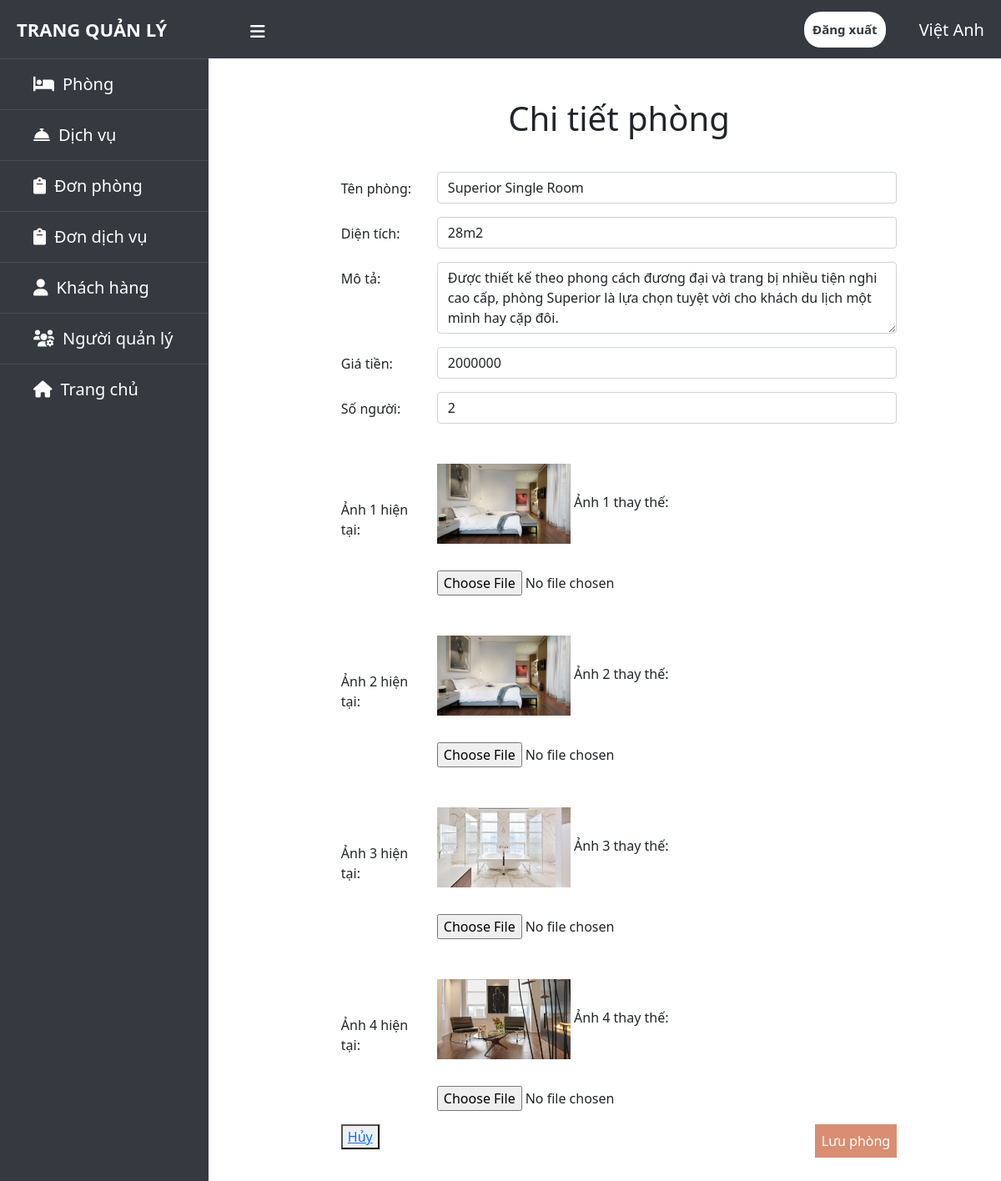
Page /admin/suaphong.php?id=1 (signed in) on the committed database.
### tables this page shows
CREATE TABLE `tb_rooms` (
  `room_id` int(10) UNSIGNED NOT NULL,
  `room_type` varchar(50) NOT NULL,
  `room_size` varchar(10) NOT NULL,
  `room_description` varchar(255) NOT NULL,
  `room_price` int(11) NOT NULL,
  `room_amount_people` int(10) NOT NULL,
  `room_image` varchar(255) NOT NULL,
  `room_image1` varchar(255) NOT NULL,
  `room_image2` varchar(255) NOT NULL,
  `room_image3` varchar(255) NOT NULL
);

### admin/suaphong.php (the view, shortened to what this page needs)
<?php
    include ('header.php');
    include ('../config.php');
?>
<div class = "content px-3 ">
    <?php
            $room_id = $_GET['id'];
            $sql1 = "SELECT * FROM tb_rooms WHERE room_id = '$room_id';";
            $result1 = mysqli_query($conn,$sql1);
            if($result1 == true){
                while($row = mysqli_fetch_assoc($result1)){?>
        <div class = "mt-5">
        <h1 class = "text-center">Chi tiết phòng</h1>
        </div>
        <form action="suaphong_controller.php" method = "post" class ="pb-5 pt-3 mb-3  mx-auto" style="width:70%" enctype="multipart/form-data">
            <div class = "my-3">
                <div class="row">
               <div class="col-lg-2 pt-2 text-left">Tên phòng:</div>
               <div class="col">
                   <input type="text" name = "room-type" class = "form-control" value = "<?php echo $row['room_type'];?>">
                </div>
                </div>
            </div>
            <div class = "my-3">
                <div class="row">
               <div class="col-lg-2 pt-2 text-left">Diện tích:</div>
               <div class="col">
                   <input type="text" name = "room-size" class = "form-control" value = "<?php echo $row['room_size'];?>">
                </div>
                </div>
            </div>
            <div class = "my-3">
                <div class="row">
               <div class="col-lg-2 pt-2">Mô tả:</div>
               <div class="col">
            <textarea name ="room-des"  cols="30" rows="3" class = "form-control" maxlength = "250"><?php echo $row['room_description'];?></textarea>
            </div>
                </div>
            </div>
            <div class = "my-3">
                <div class="row">
               <div class="col-lg-2 pt-2">Giá tiền:</div>
               <div class="col">
                   <input type="number"  name = "room-price"  min = "1" class = "form-control" value = "<?php echo $row['room_price'];?>">
                   </div>
                </div>
            </div>
            <div class = "my-3">
                <div class="row">
               <div class="col-lg-2 pt-2">Số người:</div>
               <div class="col">
                    <input type="number"  name = "room-amount-people"  min = "1" class = "form-control" value = "<?php echo $row['room_amount_people'];?>">
                    </div>
                </div>
            </div>
            <div class = "my-3">
                <div class="row">
               <div class="col-lg-2 pt-2" style="margin: auto">Ảnh 1 hiện tại:</div>
               <div class="col">
            <img src="../images/<?php echo $row['room_image'];?>" alt="" style = "width: 10rem;height: 10rem;object-fit: contain;">
            Ảnh 1 thay thế: <input type="file" name="uploadfile" value=""/>
            </div>
                </div>
            </div>
            <div class = "my-3">
                <div class="row">
               <div class="col-lg-2 pt-2"style="margin: auto">Ảnh 2 hiện tại:</div>
               <div class="col">
            <img src="../images/<?php echo $row['room_image1'];?>" alt="" style = "width: 10rem;height: 10rem;object-fit: contain;">
            Ảnh 2 thay thế: <input type="file" name="uploadfile1" value=""/>
            </div>
                </div>
            </div>
        <div class = "my-3">
                <div class="row">
               <div class="col-lg-2 pt-2"style="margin: auto">Ảnh 3 hiện tại:</div>
               <div class="col">
            <img src="../images/<?php echo $row['room_image2'];?>" alt="" style = "width: 10rem;height: 10rem;object-fit: contain;">
            Ảnh 3 thay thế: <input type="file" name="uploadfile2" value=""/>
            </div>
                </div>
            </div>
            <div class = "my-3">
                <div class="row">
               <div class="col-lg-2 pt-2"style="margin: auto">Ảnh 4 hiện tại:</div>
               <div class="col">
            <img src="../images/<?php echo $row['room_image3'];?>" alt="" style = "width: 10rem;height: 10rem;object-fit: contain;">
            Ảnh 4 thay thế: <input type="file" name="uploadfile3" value=""/>
            </div>
                </div>
            </div>
        <div class = "mt-3">
            <a href="alert-update-room.php">
                <button type="submit" name="upload" style = "background: #D98E73; text-decoration: none; color: white;float: right;margin-bottom: 5rem;" class = "border-0 p-2">
                    Lưu phòng
                </button>
                <button><a href="danhsachphong.php">Hủy</a></button>
                </a>
        </div>
                     <?php
                         }}?>
        </form>
</div>
            <?php
    include ('footer.php');
?>

### admin/header.php (shortened to what this page needs)
<?php
    include '../config.php';
?>
<!doctype html>
<html lang="en">
  <head>
    <link href="https://cdn.jsdelivr.net/npm/bootstrap@5.0.2/dist/css/bootstrap.min.css" rel="stylesheet">
    <link rel="stylesheet" href="https://cdnjs.cloudflare.com/ajax/libs/font-awesome/6.0.0-beta2/css/all.min.css" />
  </head>
  <body>
    <header>
      <label for="check" style="justify-content:center;">
        <i class="fas fa-bars" id="sidebar-btn"></i>
      </label>
          <div class="left-area title-admin">
          <a href="index.php">Trang Quản Lý</a>
          </div>
          <?php
          $sql = "SELECT `admin_fullname` FROM `tb_admins` WHERE `admin_name`='{$_SESSION['admin']}'";
          $result = mysqli_query($conn, $sql);
                        if ($result == true) {
                            $row = mysqli_fetch_assoc($result);
                            $fullname=$row['admin_fullname'];
                        }?>
          <div class="right-area">
          <h5 style="color:#fff;float: inline-end;margin-top: -20px;"><?php echo $fullname;?></h5>
            <a href="logout.php" class="logout-btn">Đăng xuất</a>
          </div>
    </header>
    <div class="sidebar">
      <ul>
        <li><a href="danhsachphong.php"><i class='fas fa-bed'></i><span>Phòng</span></a></li>
        <li><a href="danhsachdichvu.php"><i class="fas fa-concierge-bell"></i><span>Dịch vụ</span></a></li>
        <li><a href="danhsachdatphong.php"><i class="fas fa-clipboard"></i><span>Đơn phòng</span></a></li>
        <li><a href="danhsachdatdichvu.php"><i class="fas fa-clipboard"></i><span>Đơn dịch vụ</span></a></li>
        <li><a href="danhsachkhachhang.php"><i class="fas fa-user"></i><span>Khách hàng</span></a></li>
        <li><a href="danhsachadmin.php"><i class="fas fa-users-cog"></i><span>Người quản lý</span></a></li>
        <li><a href="../user/index.php"><i class="fas fa-home"></i><span>Trang chủ</span></a></li>
        <div class="text-center p-3">
        </div>
      </ul>
    </div>

### admin/header.php (style rules this page uses)
header { position: fixed; background-color: #343a40; padding: 20px; width: 100%; height: 70px; }
.left-area a { color: #fff; margin: 0; text-transform: uppercase; position: fixed; font-size: 22px; font-weight: 700; text-decoration: none; margin-top: -25px; }
.logout-btn { padding: 5px; background:#fff; text-decoration: none; float: right; margin-top: -30px; margin-right: 40px; border-radius: 20px; font-size: 15px; font-weight: 600; color: #343a40; padding: 10px; transition: 0.5s; transition-property: color; }
.sidebar { background: #343a40; margin-top: 70px; position: fixed; left: 0; width: 250px; height: 100%; transition: 0.5s; transition-property: left; }
.sidebar ul { padding: 0; }
.sidebar i { padding-right: 10px; }
.sidebar ul a { color: #fff; display: block; width: 100%; line-height: 60px; text-decoration: none; padding-left: 40px; box-sizing: border-box; font-size: 20px; transition: 0.4s; border-top: 1px solid rgba(255,255,255,.1); }
label #sidebar-btn { z-index: 1; color: #fff; position: fixed; cursor: pointer; left :300px; font-size: 20px; transition: 0.5s; transition-property: color; margin-top: -10px; }
.content { position: fixed; width: 82%; margin-top: 70px; margin-left: 250px ; background-color: white; background-size: cover; height: 100vh; transition: 0.5s; overflow: auto; padding-bottom: 70px; }

### rows in the picture
tb_rooms: room-type "Superior Single Room", room-size "28m2", room-des "Được thiết kế theo phong cách đương đại và trang bị nhiều tiện nghi cao cấp, phòng Superior là lựa chọn tuyệt vời cho khách du lịch một mình hay cặp đôi.", room-price "2000000", room-amount-people "2", room_image (picture), room_image1 (picture), room_image2 (picture), room_image3 (picture)

### other values in the picture
$fullname "Việt Anh"
